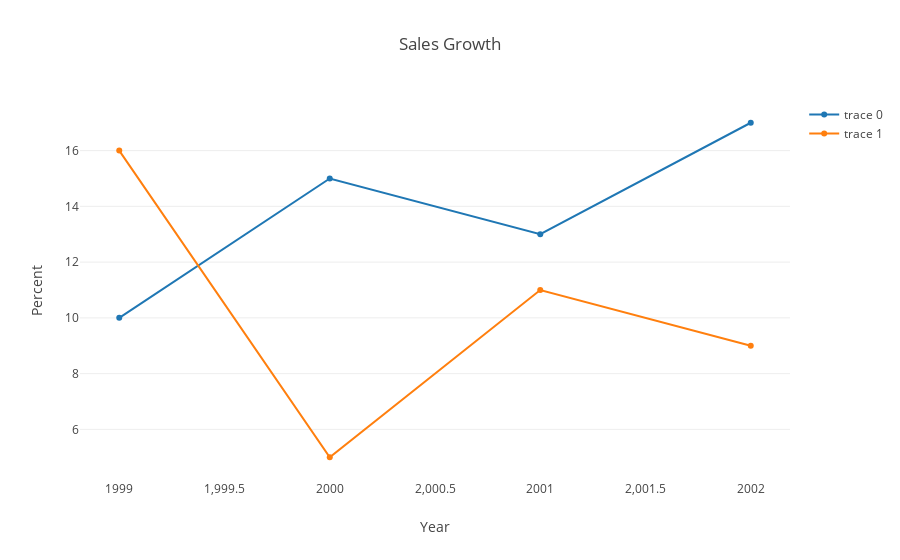

The notebook cell saved with this chart:
### Markdown cell above
## plotly

### Code cell
import plotly
from IPython.display import display
import json


def Plotly(data=[], layout={}):
    bundle = {}
    bundle['application/vnd.plotly.v1+json'] = {
        'data': data,
        'layout': layout,
    }
    display(bundle, raw=True)

data = [
    {'x': [1999, 2000, 2001, 2002], 'y': [10, 15, 13, 17], 'type': 'scatter'},
    {'x': [1999, 2000, 2001, 2002], 'y': [16, 5, 11, 9], 'type': 'scatter'}
]

layout = {
    'title': 'Sales Growth',
    'xaxis': {'title': 'Year', 'showgrid': False, 'zeroline': False},
    'yaxis': {'title': 'Percent', 'showline': False}
}

Plotly(data, layout)

### Figure 1 — Plotly figure (JSON) as saved in the notebook; plotly's stock layout.template omitted (floating-point values rounded to 4 significant figures)
{"data": [{"type": "scatter", "x": [1999, 2000, 2001, 2002], "y": [10, 15, 13, 17]}, {"type": "scatter", "x": [1999, 2000, 2001, 2002], "y": [16, 5, 11, 9]}], "layout": {"autosize": true, "title": {"text": "Sales Growth"}, "xaxis": {"autorange": true, "range": [1999.0, 2002.0], "showgrid": false, "title": {"text": "Year"}, "type": "linear", "zeroline": false}, "yaxis": {"autorange": true, "range": [4.121, 17.88], "showline": false, "title": {"text": "Percent"}, "type": "linear"}}}
